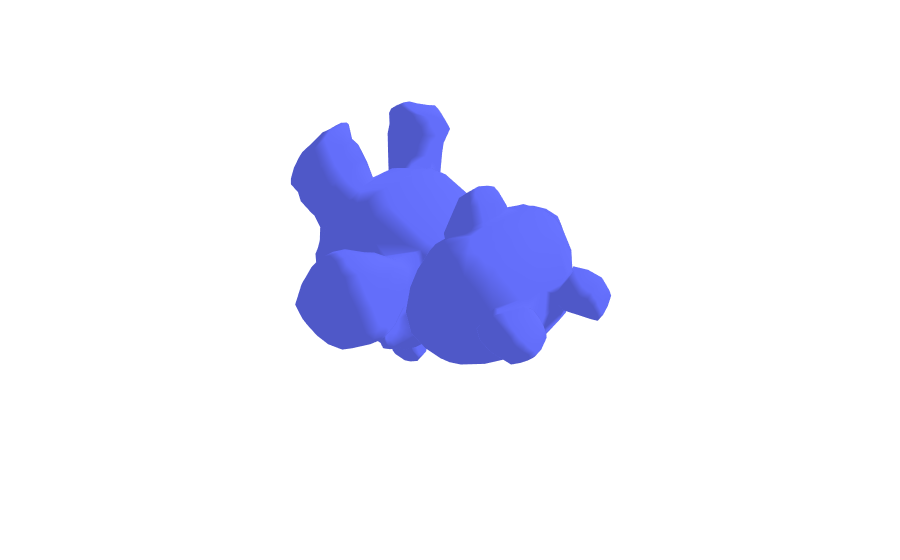

Notebook source saved alongside this figure:
### Markdown cell above
## Load and plot mesh

In this example we will use a simple Teddy shaped mesh.

### Code cell
from pathlib import Path

def update_figure(fig):
    """Utility to clean up figure"""
    fig.update_layout(scene_aspectmode="cube")
    fig.update_scenes(xaxis_visible=False, yaxis_visible=False, zaxis_visible=False)
    # fig.update_traces(showscale=False, hoverinfo="none")
    fig.update_layout(margin=dict(l=0, r=0, t=0, b=0))

    fig.update_layout(plot_bgcolor="rgba(0,0,0,0)", paper_bgcolor="rgba(0,0,0,0)")
    fig.update_layout(
        scene=dict(
            xaxis=dict(showbackground=False, showticklabels=False, visible=False),
            yaxis=dict(showbackground=False, showticklabels=False, visible=False),
            zaxis=dict(showbackground=False, showticklabels=False, visible=False),
        )
    )
    return fig

def plot_mesh(mesh: Mesh, vertices_colors = None):
    plot = go.Mesh3d(
        x=mesh.vertices[:, 0],
        y=mesh.vertices[:, 1],
        z=mesh.vertices[:, 2],
        i=mesh.faces[:, 0],
        j=mesh.faces[:, 1],
        k=mesh.faces[:, 2],
        colorscale='Viridis',
        intensity=vertices_colors,
    )
    return plot
    
mesh = Mesh.load_mesh(str(Path.cwd() / "data" / "teddy.obj"))
print("Number of vertices in the mesh:", mesh.num_vertices)
plot = plot_mesh(mesh)
fig = go.Figure(plot)
update_figure(fig)

### Figure 1 — Plotly figure (JSON) as saved in the notebook; plotly's stock layout.template omitted (floating-point values rounded to 4 significant figures; data arrays with more than 128 entries replaced by an {"elided": "..."} marker saying what was removed)
{"data": [{"colorscale": [[0, "#440154"], [0.1111, "#482878"], [0.2222, "#3e4989"], [0.3333, "#31688e"], [0.4444, "#26828e"], [0.5556, "#1f9e89"], [0.6667, "#35b779"], [0.7778, "#6ece58"], [0.8889, "#b5de2b"], [1, "#fde725"]], "i": {"elided": "3192 int values"}, "j": {"elided": "3192 int values"}, "k": {"elided": "3192 int values"}, "type": "mesh3d", "x": {"elided": "1598 float values"}, "y": {"elided": "1598 float values"}, "z": {"elided": "1598 float values"}}], "layout": {"margin": {"b": 0, "l": 0, "r": 0, "t": 0}, "paper_bgcolor": "rgba(0,0,0,0)", "plot_bgcolor": "rgba(0,0,0,0)", "scene": {"aspectmode": "cube", "xaxis": {"showbackground": false, "showticklabels": false, "visible": false}, "yaxis": {"showbackground": false, "showticklabels": false, "visible": false}, "zaxis": {"showbackground": false, "showticklabels": false, "visible": false}}}}
